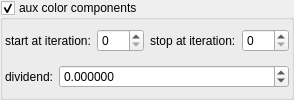
    <widget class="MyGroupBox" name="groupCheck_fold_color_aux_color_enabled_false">
     <property name="title">
      <string>aux color components&amp;</string>
     </property>
     <property name="checkable">
      <bool>true</bool>
     </property>
     <layout class="QVBoxLayout" name="verticalLayout_5">
      <property name="leftMargin">
       <number>2</number>
      </property>
      <property name="topMargin">
       <number>2</number>
      </property>
      <property name="rightMargin">
       <number>2</number>
      </property>
      <property name="bottomMargin">
       <number>2</number>
      </property>
      <item>
       <layout class="QHBoxLayout" name="horizontalLayout_27" stretch="0,1,0,1">
        <item>
         <widget class="QLabel" name="label_109">
          <property name="text">
           <string>start at iteration:</string>
          </property>
         </widget>
        </item>
        <item>
         <widget class="MySpinBox" name="spinboxInt_fold_color_start_iterations_A">
          <property name="sizePolicy">
           <sizepolicy hsizetype="Minimum" vsizetype="Maximum">
            <horstretch>0</horstretch>
            <verstretch>0</verstretch>
           </sizepolicy>
          </property>
          <property name="minimum">
           <number>0</number>
          </property>
          <property name="maximum">
           <number>999</number>
          </property>
          <property name="value">
           <number>0</number>
          </property>
         </widget>
        </item>
        <item>
         <widget class="QLabel" name="label_82">
          <property name="text">
           <string>stop at iteration:</string>
          </property>
         </widget>
        </item>
        <item>
         <widget class="MySpinBox" name="spinboxInt_fold_color_stop_iterations_A">
          <property name="sizePolicy">
           <sizepolicy hsizetype="Preferred" vsizetype="Maximum">
            <horstretch>0</horstretch>
            <verstretch>0</verstretch>
           </sizepolicy>
          </property>
          <property name="maximum">
           <number>999</number>
          </property>
         </widget>
        </item>
       </layout>
      </item>
      <item>
       <layout class="QHBoxLayout" name="horizontalLayout_28" stretch="0,1">
        <item>
         <widget class="QLabel" name="label_32">
          <property name="text">
           <string>dividend:</string>
          </property>
         </widget>
        </item>
        <item>
         <widget class="MyDoubleSpinBox" name="spinbox4_fold_color_difs_0000_x">
          <property name="sizePolicy">
           <sizepolicy hsizetype="Minimum" vsizetype="Maximum">
            <horstretch>0</horstretch>
            <verstretch>0</verstretch>
           </sizepolicy>
          </property>
          <property name="prefix">
           <string/>
          </property>
          <property name="suffix">
           <string/>
          </property>
          <property name="decimals">
           <number>6</number>
          </property>
          <property name="minimum">
           <double>-100.000000000000000</double>
          </property>
          <property name="maximum">
           <double>100.000000000000000</double>
          </property>
          <property name="singleStep">
           <double>0.100000000000000</double>
          </property>
         </widget>
        </item>
       </layout>
      </item>
     </layout>
    </widget>
